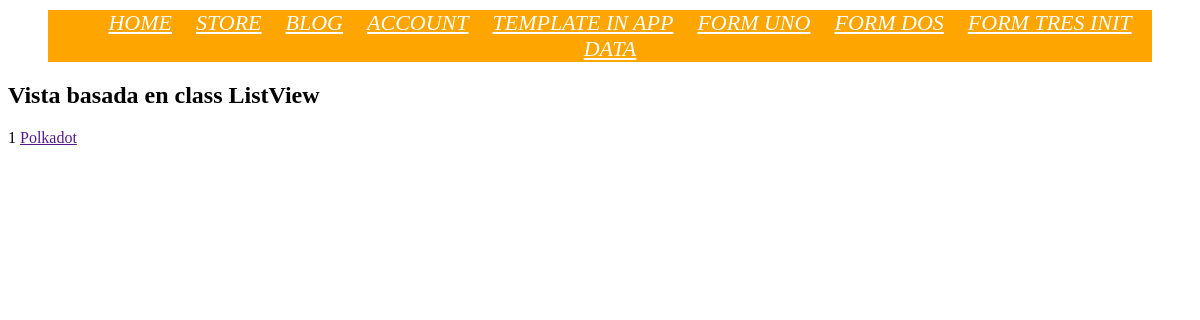
The app's page /article/, older data.
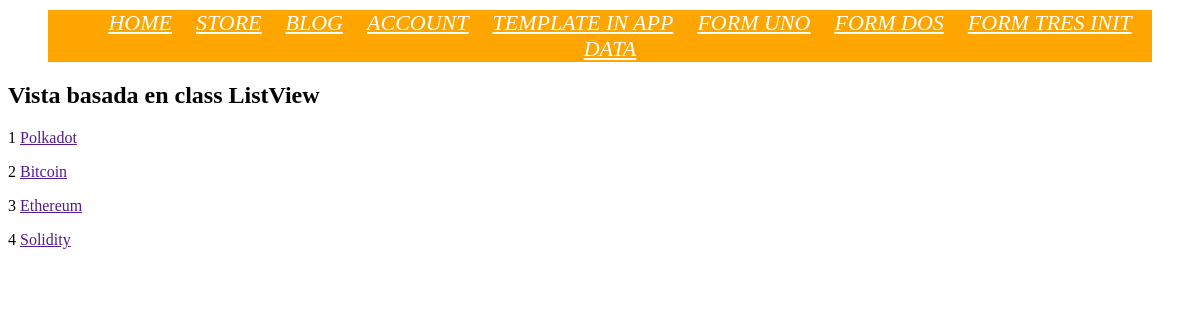
The same page, newer data.
### article/models.py (models this page shows, shortened)
class Article(models.Model):
    title = models.CharField(max_length=20)
    content = models.TextField()
    active = models.BooleanField(default=True)

### article/views.py (the view)
# urls.py: path('', ArticleListView.as_view(), name='article-list'),
class ArticleListView(ListView):
    template_name = 'my_articles/my_article_list.html'
    queryset = Article.objects.all()
    print(f"ListView queryset: {queryset}\n")

### article/templates/my_articles/my_article_list.html (shortened to what this page needs)
<!DOCTYPE html>
{% extends "main.html" %}
    {% block content %}
        <h2>Vista basada en class ListView</h2>
        {% for my_object in object_list %}
            <p>
                {{ my_object.id }} <a href="{{ my_object.get_absolute_url }}">{{ my_object.title }}</a>
            </p>
        {% endfor %}
    {% endblock %}

### templates/main.html (shortened to what this page needs)
<!DOCTYPE html>
{% load static  %}
<html lang="en">
<head>
</head>
<body>
    {% include 'navbar/navbar.html' %}
    {% block content %}{% endblock %}
</body>
</html>

### templates/navbar/navbar.html (shortened to what this page needs)
<!DOCTYPE html>
{% load static %}
<html lang="en">
<head>
    <link rel="stylesheet" href="{% static 'css/main.css' %}">
</head>
<body>
    <div>
        <nav id="nav">
            <ul>
                <a href="{% url 'home' %}">Home</a>
                <a href="{% url 'store' %}">Store</a>
                <a href="{% url 'blog' %}">Blog</a>
                <a href="{% url 'account' %}">Account</a>
                <a href="{% url 'template_app' %}">Template In App</a>
                <a href="{% url 'form_create_view' %}">Form Uno</a>
                <a href="{% url 'form_create_raw' %}">Form Dos</a>
                <a href="{% url 'render_init_data' %}">Form Tres Init Data</a>
            </ul>
        </nav>
    </div>
</body>
</html>

### static/css/main.css (style rules this page uses)
#nav { margin: 0px; padding: 0px; text-transform: uppercase; }
#nav a { display: inline; margin: 0px 20px 0px 0px; list-style: none; text-align: center; font-size: 22px; color: white; }
#nav ul { margin: 10px 40px 10px 40px; font-style: italic; text-align: center; background: orange; }

Row changes from the older to the newer data that the page shows:
added Article: id "2", title "Bitcoin"
added Article: id "3", title "Ethereum"
added Article: id "4", title "Solidity"
